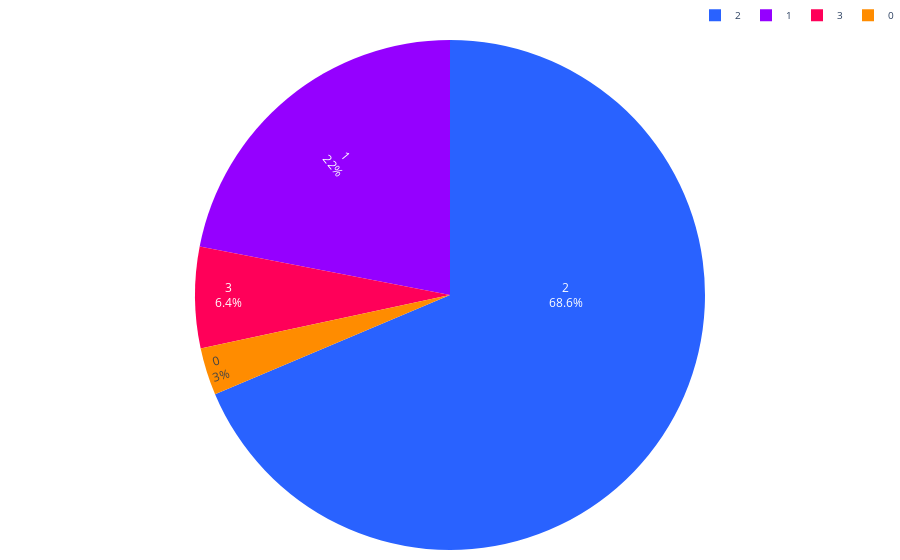

Write notebook code for a chart like this one.
### Code cell
colores = ['#2962ff', '#9500ff', '#ff0059', '#ff8c00', '#b4e600', '#2EC2A2','#E50CB6','#4225CF','#2CBA4D']

def graficar_tabla(data, age_column, title):
    # Contar la cantidad de registros por cada rango de edad
    age_counts = data[age_column].value_counts()
    
    fig = go.Figure(data=[go.Pie(
        labels=age_counts.index,
        values=age_counts,
        marker=dict(colors=colores),
        textinfo='label+percent',
        insidetextorientation='radial'
    )])
    
    fig.update_layout(    
        yaxis=dict(
            # title='Rango de Edad', 
            gridcolor='#dddcda', # Color de las líneas que dividen los rangos del eje Y
        ),
        legend=dict(
            font_size=10,
            orientation='h',  # Orientación horizontal de la leyenda
            yanchor='bottom',  # Anclar al borde inferior
            y=1.02,  # Colocar la leyenda justo debajo del gráfico
            xanchor='right',
            x=1
            ),
        
        plot_bgcolor='rgba(0,0,0,0)',  # Color de fondo del gráfico
        margin=dict(l=1, r=1, t=10, b=10) # Ajusta los márgenes (left, right, top, bottom)
    )    
    
    fig.show()
    return fig

# Suponiendo que ya tienes una lista de DataFrames llamada `dataframes_list`
fig1 = graficar_tabla(df_financiamientos_2023_puebla, 'edad_rango', '')

### Figure 1 — Plotly figure (JSON) as saved in the notebook; plotly's stock layout.template omitted (floating-point values rounded to 4 significant figures)
{"data": [{"insidetextorientation": "radial", "labels": [2, 1, 3, 0], "marker": {"colors": ["#2962ff", "#9500ff", "#ff0059", "#ff8c00", "#b4e600", "#2EC2A2", "#E50CB6", "#4225CF", "#2CBA4D"]}, "textinfo": "label+percent", "type": "pie", "values": [7439, 2379, 694, 325]}], "layout": {"legend": {"font": {"size": 10}, "orientation": "h", "x": 1, "xanchor": "right", "y": 1.02, "yanchor": "bottom"}, "margin": {"b": 10, "l": 1, "r": 1, "t": 10}, "plot_bgcolor": "rgba(0,0,0,0)", "yaxis": {"gridcolor": "#dddcda"}}}
